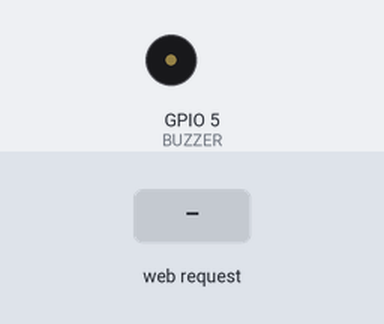
The sketch below on a simulated ESP32. On the bench: buzzer (waves = sounding, pin HIGH). The inputs (shaded band) are chosen by the test bench. WiFi joins after 1.5 s; servers stay silent unless stated; uploads are accepted with an empty reply; what the sketch prints to the serial monitor is not drawn.

Above: at 3.7 s.
3.8 s: HTTP request GET /alert received
At 5.1 s:
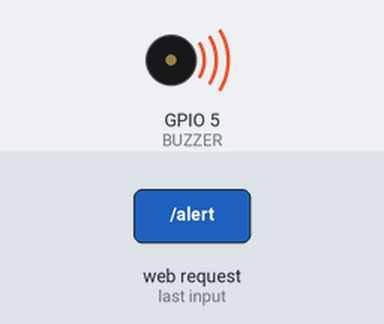
5.4 s: HTTP request GET /stop received
At 6.6 s:
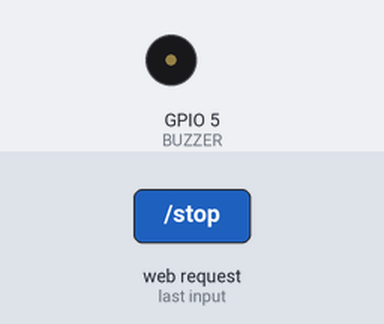
6.9 s: HTTP request GET /alert?duration=1 received
At 8.2 s:
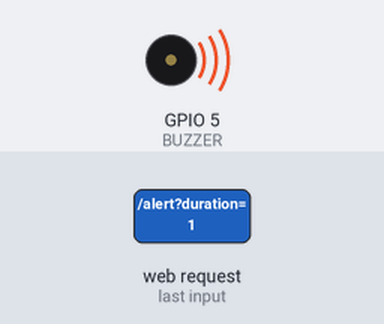
Timing chart, 0 to 9.9 s (numbered marks = the images above; inputs shaded):
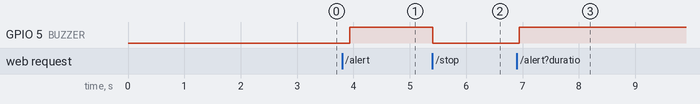

The sketch:

esp32_firebase_http.ino
```cpp
#include <WiFi.h>
#include <WebServer.h>
#include <HTTPClient.h>

// WiFi Credentials
const char* ssid = "Ragunathan";
const char* password = "19930303";

// Firebase Realtime Database
const char* FIREBASE_URL = "https://bot-ai-54cc6-default-rtdb.asia-southeast1.firebasedatabase.app";
const char* FIREBASE_API_KEY = "AIzaSyDPEMe_l6z0bX-1RhRbS4yJkJQy8_M9PEI";

const int BUZZER = 5;
unsigned long buzzerEndTime = 0;
bool buzzerActive = false;

WebServer server(80);
HTTPClient http;

void setup() {
  Serial.begin(115200);
  delay(1000);

  pinMode(BUZZER, OUTPUT);
  digitalWrite(BUZZER, LOW);

  Serial.println("\n[ESP32] Starting Emergency Buzzer System (HTTP Edition)...");

  // Connect to WiFi
  connectToWiFi();

  // Setup web server endpoints
  setupWebServer();

  Serial.println("[READY] ESP32 listening for buzzer commands!");
  Serial.println("[INFO] Polling Firebase every 1 second...");
}

void loop() {
  server.handleClient();

  // Handle buzzer auto-off
  if (buzzerActive && millis() > buzzerEndTime) {
    digitalWrite(BUZZER, LOW);
    buzzerActive = false;
    Serial.println("[BUZZER] Auto-stop (timeout)");
  }

  // Poll Firebase every 1 second
  static unsigned long lastCheck = 0;
  if (millis() - lastCheck > 1000) {
    lastCheck = millis();
    checkFirebaseCommand();
  }

  delay(10);
}

void connectToWiFi() {
  WiFi.mode(WIFI_STA);
  WiFi.begin(ssid, password);

  int attempts = 0;
  while (WiFi.status() != WL_CONNECTED && attempts < 30) {
    delay(500);
    Serial.print(".");
    attempts++;
  }

  if (WiFi.status() == WL_CONNECTED) {
    Serial.println();
    Serial.print("[WiFi] Connected - IP: ");
    Serial.println(WiFi.localIP());
  } else {
    Serial.println();
    Serial.println("[WiFi] Failed to connect!");
  }
}

void checkFirebaseCommand() {
  if (WiFi.status() != WL_CONNECTED) {
    return;
  }

  // Build Firebase REST API URL
  String url = String(FIREBASE_URL) + "/devices/esp32/buzzer.json?auth=" + FIREBASE_API_KEY;

  http.begin(url);
  http.addHeader("Content-Type", "application/json");

  int httpCode = http.GET();

  if (httpCode == 200) {
    String payload = http.getString();

    // Simple JSON parsing for {"trigger":1,"duration":120000}
    if (payload.indexOf("\"trigger\":1") != -1) {

      // Extract duration value
      int duration = 120000; // default 2 minutes
      int durationPos = payload.indexOf("\"duration\":");
      if (durationPos != -1) {
        int startPos = durationPos + 11;
        int endPos = payload.indexOf(",", startPos);
        if (endPos == -1) endPos = payload.indexOf("}", startPos);

        String durationStr = payload.substring(startPos, endPos);
        duration = durationStr.toInt();
      }

      // Activate buzzer
      activateBuzzer(duration);

      // Clear trigger flag by sending trigger:0
      clearFirebaseTrigger();
    }

    // Update status
    updateFirebaseStatus();
  } else if (httpCode != -1) {
    if (httpCode % 100 != 0) { // Avoid logging normal timeouts
      Serial.print("[Firebase] GET failed, HTTP code: ");
      Serial.println(httpCode);
    }
  }

  http.end();
}

void clearFirebaseTrigger() {
  String url = String(FIREBASE_URL) + "/devices/esp32/buzzer/trigger.json?auth=" + FIREBASE_API_KEY;

  http.begin(url);
  http.addHeader("Content-Type", "application/json");
  http.PUT("0");
  http.end();
}

void updateFirebaseStatus() {
  String url = String(FIREBASE_URL) + "/devices/esp32/status.json?auth=" + FIREBASE_API_KEY;

  // Build JSON status
  String statusJson = "{";
  statusJson += "\"online\":true,";
  statusJson += "\"ip\":\"" + WiFi.localIP().toString() + "\",";
  statusJson += "\"buzzer_active\":" + String(buzzerActive ? "true" : "false") + ",";
  statusJson += "\"timestamp\":" + String(millis());
  statusJson += "}";

  http.begin(url);
  http.addHeader("Content-Type", "application/json");
  http.PUT(statusJson);
  http.end();
}

void activateBuzzer(int duration) {
  digitalWrite(BUZZER, HIGH);
  buzzerActive = true;
  buzzerEndTime = millis() + duration;

  Serial.print("[BUZZER] Activated for ");
  Serial.print(duration);
  Serial.println("ms");
}

void setupWebServer() {
  // Local endpoints (for backward compatibility)
  server.on("/alert", HTTP_GET, handleAlert);
  server.on("/status", HTTP_GET, handleStatus);
  server.on("/trigger", HTTP_POST, handleTrigger);
  server.on("/stop", HTTP_GET, handleStop);

  server.begin();
  Serial.println("[SERVER] Started on port 80");
}

void handleAlert() {
  activateBuzzer(120000);
  server.send(200, "application/json", "{\"status\":\"alert_triggered\"}");
}

void handleStatus() {
  String json = "{\"online\":true,\"ip\":\"" + WiFi.localIP().toString() + "\",\"buzzer_active\":" + String(buzzerActive ? "true" : "false") + "}";
  server.send(200, "application/json", json);
}

void handleTrigger() {
  if (server.hasArg("duration")) {
    int duration = server.arg("duration").toInt();
    activateBuzzer(duration);
    server.send(200, "application/json", "{\"status\":\"triggered\"}");
  } else {
    server.send(400, "application/json", "{\"error\":\"duration parameter required\"}");
  }
}

void handleStop() {
  digitalWrite(BUZZER, LOW);
  buzzerActive = false;
  server.send(200, "application/json", "{\"status\":\"stopped\"}");
}
```

Measured:
- after the input at 3.8 s, GPIO 5 (BUZZER): LOW → HIGH after 0.13 s
- after the input at 5.4 s, GPIO 5 (BUZZER): HIGH → LOW at once
- after the input at 6.9 s, GPIO 5 (BUZZER): LOW → HIGH after 0.05 s
